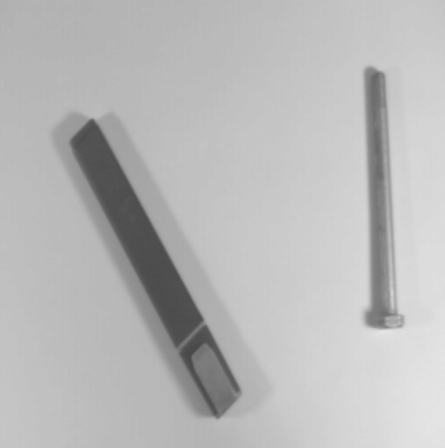
#> input picture img/img10.png, 445 x 448 px
$ python 8_1.py
#> lines starting #> are read from the running program, lines starting #| are printed output that depends on the picture; after the words box and inside, x2 and y2 are one past the last pixel; in counts of white or black regions, pixels touching at a corner belong together
import cv2 as cv
import numpy as np
import matplotlib.pyplot as plts

img1 = cv.imread('img/img10.png')
#> img1 is the input picture: shape (448, 445, 3); min 73, max 229, mean 185.5
img2 = cv.imread('img/img11.png')
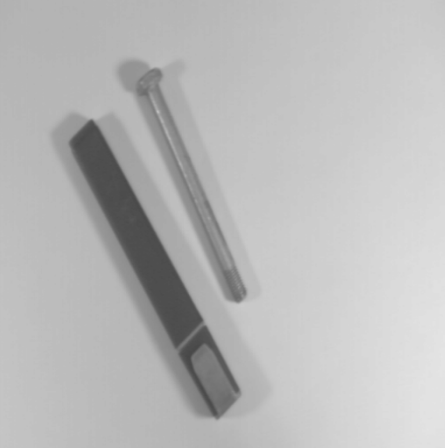
#> input picture img/img11.png, 445 x 448 px
#> img2 is the input picture: shape (448, 445, 3); min 71, max 230, mean 185.4

output = np.zeros((len(img1),len(img1[0]),3),np.uint8)
#> output: shape (448, 445, 3); every value is 0

def thresholding(img):
	heigth = img.shape[0]
#> heigth = 448
	width = img.shape[1]
#> width = 445

	for x in range(heigth):
	    for y in range(width):
	        color = img[x][y]
	        if (140 > color).all():
	        	img[x][y] = 255
	        else:
	        	img[x][y] = 0
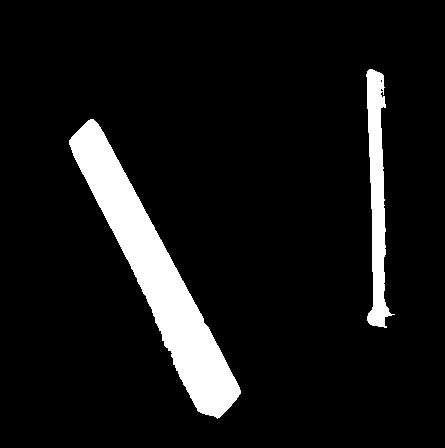
#> img: shape (448, 445, 3); 8.4% white; 2 white regions, box (x1, y1, x2, y2) and area: (69, 119, 241, 419) 13161, (366, 69, 395, 328) 3576
	return img


img1 = thresholding(img1)
img2 = thresholding(img2)
#> after the loop in thresholding (call 2), `for x in range(heigth):`:
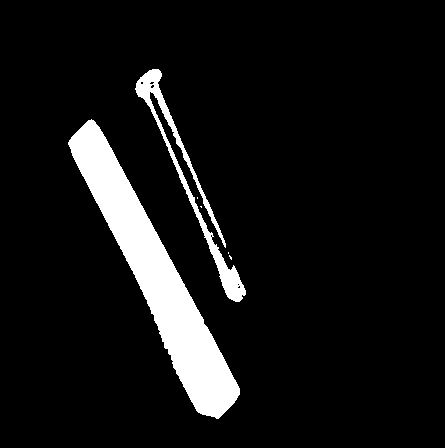
#> img: shape (448, 445, 3); 8.1% white; 6 white regions (4 under 20 px), largest, box (x1, y1, x2, y2) and area: (68, 119, 240, 419) 13236, (135, 69, 246, 302) 2896

heigth = img1.shape[0]
#> heigth = 448
width = img1.shape[1]
#> width = 445

for i in range(heigth):
    for j in range(width):
        for k in range(3):
            output[i][j][k] = int(float(img1[i][j][k])) & int(float(img2[i][j][k]))
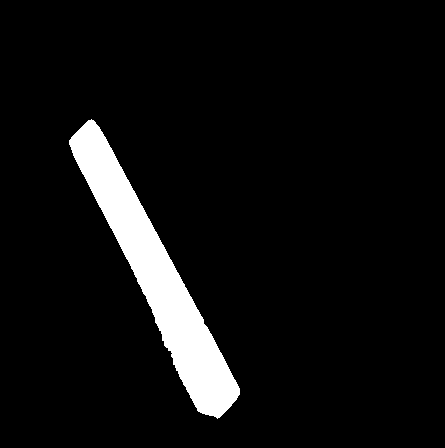
#> output: shape (448, 445, 3); 6.5% white; 1 white region, box (x1, y1, x2, y2) and area: (69, 119, 240, 419) 12961

cv.imshow ( 'Ejercicio 1' , output)

if cv.waitKey(0) & 0xff == 27:
#> (key Esc is pressed here)
    cv.destroyAllWindows()
